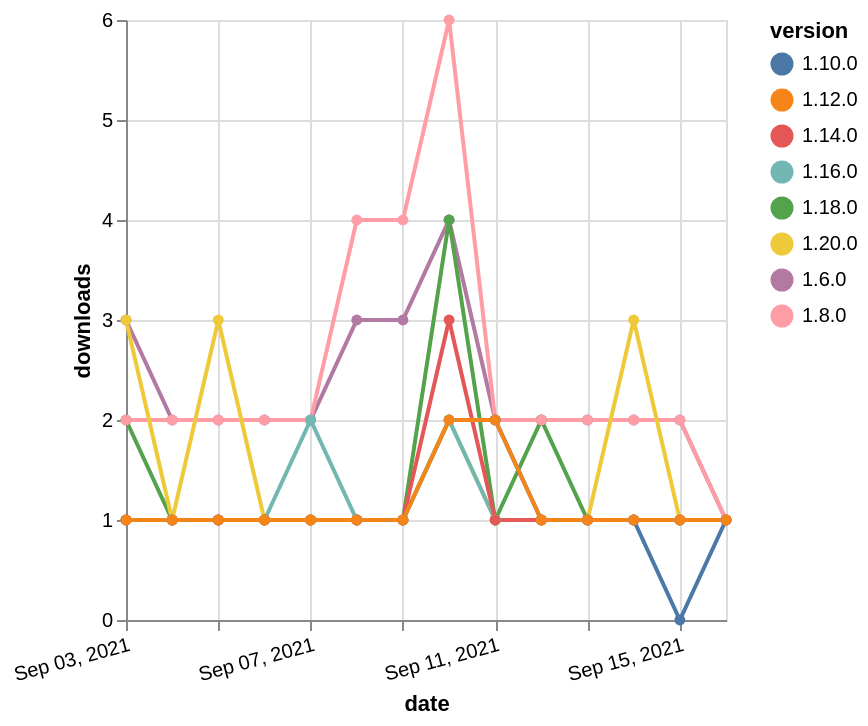

Express this chart as Vega-Lite.
### Vega-Lite specification from a JSON file in a GitHub repository (floating-point values rounded to 4 significant figures)
{"$schema": "https://vega.github.io/schema/vega-lite/v5.json", "description": "A simple bar chart with embedded data.", "data": {"values": [{"date": "2021-09-03", "total": 2330, "delta": 3, "version": "1.6.0"}, {"date": "2021-09-04", "total": 2332, "delta": 2, "version": "1.6.0"}, {"date": "2021-09-05", "total": 2334, "delta": 2, "version": "1.6.0"}, {"date": "2021-09-06", "total": 2336, "delta": 2, "version": "1.6.0"}, {"date": "2021-09-07", "total": 2338, "delta": 2, "version": "1.6.0"}, {"date": "2021-09-08", "total": 2341, "delta": 3, "version": "1.6.0"}, {"date": "2021-09-09", "total": 2344, "delta": 3, "version": "1.6.0"}, {"date": "2021-09-10", "total": 2348, "delta": 4, "version": "1.6.0"}, {"date": "2021-09-11", "total": 2350, "delta": 2, "version": "1.6.0"}, {"date": "2021-09-12", "total": 2352, "delta": 2, "version": "1.6.0"}, {"date": "2021-09-13", "total": 2354, "delta": 2, "version": "1.6.0"}, {"date": "2021-09-14", "total": 2356, "delta": 2, "version": "1.6.0"}, {"date": "2021-09-15", "total": 2358, "delta": 2, "version": "1.6.0"}, {"date": "2021-09-16", "total": 2359, "delta": 1, "version": "1.6.0"}, {"date": "2021-09-03", "total": 200, "delta": 2, "version": "1.18.0"}, {"date": "2021-09-04", "total": 201, "delta": 1, "version": "1.18.0"}, {"date": "2021-09-05", "total": 202, "delta": 1, "version": "1.18.0"}, {"date": "2021-09-06", "total": 203, "delta": 1, "version": "1.18.0"}, {"date": "2021-09-07", "total": 204, "delta": 1, "version": "1.18.0"}, {"date": "2021-09-08", "total": 205, "delta": 1, "version": "1.18.0"}, {"date": "2021-09-09", "total": 206, "delta": 1, "version": "1.18.0"}, {"date": "2021-09-10", "total": 210, "delta": 4, "version": "1.18.0"}, {"date": "2021-09-11", "total": 211, "delta": 1, "version": "1.18.0"}, {"date": "2021-09-12", "total": 213, "delta": 2, "version": "1.18.0"}, {"date": "2021-09-13", "total": 214, "delta": 1, "version": "1.18.0"}, {"date": "2021-09-14", "total": 215, "delta": 1, "version": "1.18.0"}, {"date": "2021-09-15", "total": 216, "delta": 1, "version": "1.18.0"}, {"date": "2021-09-16", "total": 217, "delta": 1, "version": "1.18.0"}, {"date": "2021-09-03", "total": 2520, "delta": 2, "version": "1.8.0"}, {"date": "2021-09-04", "total": 2522, "delta": 2, "version": "1.8.0"}, {"date": "2021-09-05", "total": 2524, "delta": 2, "version": "1.8.0"}, {"date": "2021-09-06", "total": 2526, "delta": 2, "version": "1.8.0"}, {"date": "2021-09-07", "total": 2528, "delta": 2, "version": "1.8.0"}, {"date": "2021-09-08", "total": 2532, "delta": 4, "version": "1.8.0"}, {"date": "2021-09-09", "total": 2536, "delta": 4, "version": "1.8.0"}, {"date": "2021-09-10", "total": 2542, "delta": 6, "version": "1.8.0"}, {"date": "2021-09-11", "total": 2544, "delta": 2, "version": "1.8.0"}, {"date": "2021-09-12", "total": 2546, "delta": 2, "version": "1.8.0"}, {"date": "2021-09-13", "total": 2548, "delta": 2, "version": "1.8.0"}, {"date": "2021-09-14", "total": 2550, "delta": 2, "version": "1.8.0"}, {"date": "2021-09-15", "total": 2552, "delta": 2, "version": "1.8.0"}, {"date": "2021-09-16", "total": 2553, "delta": 1, "version": "1.8.0"}, {"date": "2021-09-03", "total": 268, "delta": 1, "version": "1.10.0"}, {"date": "2021-09-04", "total": 269, "delta": 1, "version": "1.10.0"}, {"date": "2021-09-05", "total": 270, "delta": 1, "version": "1.10.0"}, {"date": "2021-09-06", "total": 271, "delta": 1, "version": "1.10.0"}, {"date": "2021-09-07", "total": 272, "delta": 1, "version": "1.10.0"}, {"date": "2021-09-08", "total": 273, "delta": 1, "version": "1.10.0"}, {"date": "2021-09-09", "total": 274, "delta": 1, "version": "1.10.0"}, {"date": "2021-09-10", "total": 276, "delta": 2, "version": "1.10.0"}, {"date": "2021-09-11", "total": 278, "delta": 2, "version": "1.10.0"}, {"date": "2021-09-12", "total": 279, "delta": 1, "version": "1.10.0"}, {"date": "2021-09-13", "total": 280, "delta": 1, "version": "1.10.0"}, {"date": "2021-09-14", "total": 281, "delta": 1, "version": "1.10.0"}, {"date": "2021-09-15", "total": 281, "delta": 0, "version": "1.10.0"}, {"date": "2021-09-16", "total": 282, "delta": 1, "version": "1.10.0"}, {"date": "2021-09-03", "total": 124, "delta": 3, "version": "1.20.0"}, {"date": "2021-09-04", "total": 125, "delta": 1, "version": "1.20.0"}, {"date": "2021-09-05", "total": 128, "delta": 3, "version": "1.20.0"}, {"date": "2021-09-06", "total": 129, "delta": 1, "version": "1.20.0"}, {"date": "2021-09-07", "total": 130, "delta": 1, "version": "1.20.0"}, {"date": "2021-09-08", "total": 131, "delta": 1, "version": "1.20.0"}, {"date": "2021-09-09", "total": 132, "delta": 1, "version": "1.20.0"}, {"date": "2021-09-10", "total": 134, "delta": 2, "version": "1.20.0"}, {"date": "2021-09-11", "total": 135, "delta": 1, "version": "1.20.0"}, {"date": "2021-09-12", "total": 136, "delta": 1, "version": "1.20.0"}, {"date": "2021-09-13", "total": 137, "delta": 1, "version": "1.20.0"}, {"date": "2021-09-14", "total": 140, "delta": 3, "version": "1.20.0"}, {"date": "2021-09-15", "total": 141, "delta": 1, "version": "1.20.0"}, {"date": "2021-09-16", "total": 142, "delta": 1, "version": "1.20.0"}, {"date": "2021-09-03", "total": 179, "delta": 1, "version": "1.16.0"}, {"date": "2021-09-04", "total": 180, "delta": 1, "version": "1.16.0"}, {"date": "2021-09-05", "total": 181, "delta": 1, "version": "1.16.0"}, {"date": "2021-09-06", "total": 182, "delta": 1, "version": "1.16.0"}, {"date": "2021-09-07", "total": 184, "delta": 2, "version": "1.16.0"}, {"date": "2021-09-08", "total": 185, "delta": 1, "version": "1.16.0"}, {"date": "2021-09-09", "total": 186, "delta": 1, "version": "1.16.0"}, {"date": "2021-09-10", "total": 188, "delta": 2, "version": "1.16.0"}, {"date": "2021-09-11", "total": 189, "delta": 1, "version": "1.16.0"}, {"date": "2021-09-12", "total": 190, "delta": 1, "version": "1.16.0"}, {"date": "2021-09-13", "total": 191, "delta": 1, "version": "1.16.0"}, {"date": "2021-09-14", "total": 192, "delta": 1, "version": "1.16.0"}, {"date": "2021-09-15", "total": 193, "delta": 1, "version": "1.16.0"}, {"date": "2021-09-16", "total": 194, "delta": 1, "version": "1.16.0"}, {"date": "2021-09-03", "total": 204, "delta": 1, "version": "1.14.0"}, {"date": "2021-09-04", "total": 205, "delta": 1, "version": "1.14.0"}, {"date": "2021-09-05", "total": 206, "delta": 1, "version": "1.14.0"}, {"date": "2021-09-06", "total": 207, "delta": 1, "version": "1.14.0"}, {"date": "2021-09-07", "total": 208, "delta": 1, "version": "1.14.0"}, {"date": "2021-09-08", "total": 209, "delta": 1, "version": "1.14.0"}, {"date": "2021-09-09", "total": 210, "delta": 1, "version": "1.14.0"}, {"date": "2021-09-10", "total": 213, "delta": 3, "version": "1.14.0"}, {"date": "2021-09-11", "total": 214, "delta": 1, "version": "1.14.0"}, {"date": "2021-09-12", "total": 215, "delta": 1, "version": "1.14.0"}, {"date": "2021-09-13", "total": 216, "delta": 1, "version": "1.14.0"}, {"date": "2021-09-14", "total": 217, "delta": 1, "version": "1.14.0"}, {"date": "2021-09-15", "total": 218, "delta": 1, "version": "1.14.0"}, {"date": "2021-09-16", "total": 219, "delta": 1, "version": "1.14.0"}, {"date": "2021-09-03", "total": 211, "delta": 1, "version": "1.12.0"}, {"date": "2021-09-04", "total": 212, "delta": 1, "version": "1.12.0"}, {"date": "2021-09-05", "total": 213, "delta": 1, "version": "1.12.0"}, {"date": "2021-09-06", "total": 214, "delta": 1, "version": "1.12.0"}, {"date": "2021-09-07", "total": 215, "delta": 1, "version": "1.12.0"}, {"date": "2021-09-08", "total": 216, "delta": 1, "version": "1.12.0"}, {"date": "2021-09-09", "total": 217, "delta": 1, "version": "1.12.0"}, {"date": "2021-09-10", "total": 219, "delta": 2, "version": "1.12.0"}, {"date": "2021-09-11", "total": 221, "delta": 2, "version": "1.12.0"}, {"date": "2021-09-12", "total": 222, "delta": 1, "version": "1.12.0"}, {"date": "2021-09-13", "total": 223, "delta": 1, "version": "1.12.0"}, {"date": "2021-09-14", "total": 224, "delta": 1, "version": "1.12.0"}, {"date": "2021-09-15", "total": 225, "delta": 1, "version": "1.12.0"}, {"date": "2021-09-16", "total": 226, "delta": 1, "version": "1.12.0"}]}, "width": "container", "mark": {"type": "line", "point": {"filled": true}}, "encoding": {"x": {"field": "date", "type": "temporal", "timeUnit": "yearmonthdate", "title": "date", "axis": {"labelAngle": -15}}, "y": {"field": "delta", "type": "quantitative", "title": "downloads"}, "color": {"field": "version", "type": "nominal"}, "tooltip": {"field": "delta"}}}
